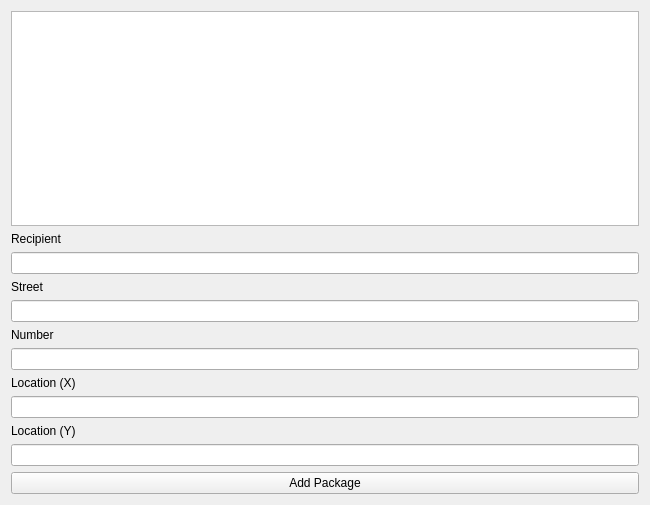
<?xml version="1.0" encoding="UTF-8"?>
<ui version="4.0">
 <class>companyGUI</class>
 <widget class="QWidget" name="companyGUI">
  <property name="geometry">
   <rect>
    <x>0</x>
    <y>0</y>
    <width>650</width>
    <height>505</height>
   </rect>
  </property>
  <property name="windowTitle">
   <string>companyGUI</string>
  </property>
  <layout class="QVBoxLayout" name="verticalLayout">
   <item>
    <widget class="QListWidget" name="allPackagesList"/>
   </item>
   <item>
    <widget class="QLabel" name="label">
     <property name="text">
      <string>Recipient</string>
     </property>
    </widget>
   </item>
   <item>
    <widget class="QLineEdit" name="recipientLine"/>
   </item>
   <item>
    <widget class="QLabel" name="label_2">
     <property name="text">
      <string>Street</string>
     </property>
    </widget>
   </item>
   <item>
    <widget class="QLineEdit" name="streetLine"/>
   </item>
   <item>
    <widget class="QLabel" name="label_3">
     <property name="text">
      <string>Number</string>
     </property>
    </widget>
   </item>
   <item>
    <widget class="QLineEdit" name="numberLine"/>
   </item>
   <item>
    <widget class="QLabel" name="label_4">
     <property name="text">
      <string>Location (X)</string>
     </property>
    </widget>
   </item>
   <item>
    <widget class="QLineEdit" name="XLine"/>
   </item>
   <item>
    <widget class="QLabel" name="label_5">
     <property name="text">
      <string>Location (Y)</string>
     </property>
    </widget>
   </item>
   <item>
    <widget class="QLineEdit" name="YLine"/>
   </item>
   <item>
    <widget class="QPushButton" name="addButton">
     <property name="text">
      <string>Add Package</string>
     </property>
    </widget>
   </item>
  </layout>
 </widget>
 <resources/>
 <connections/>
</ui>
